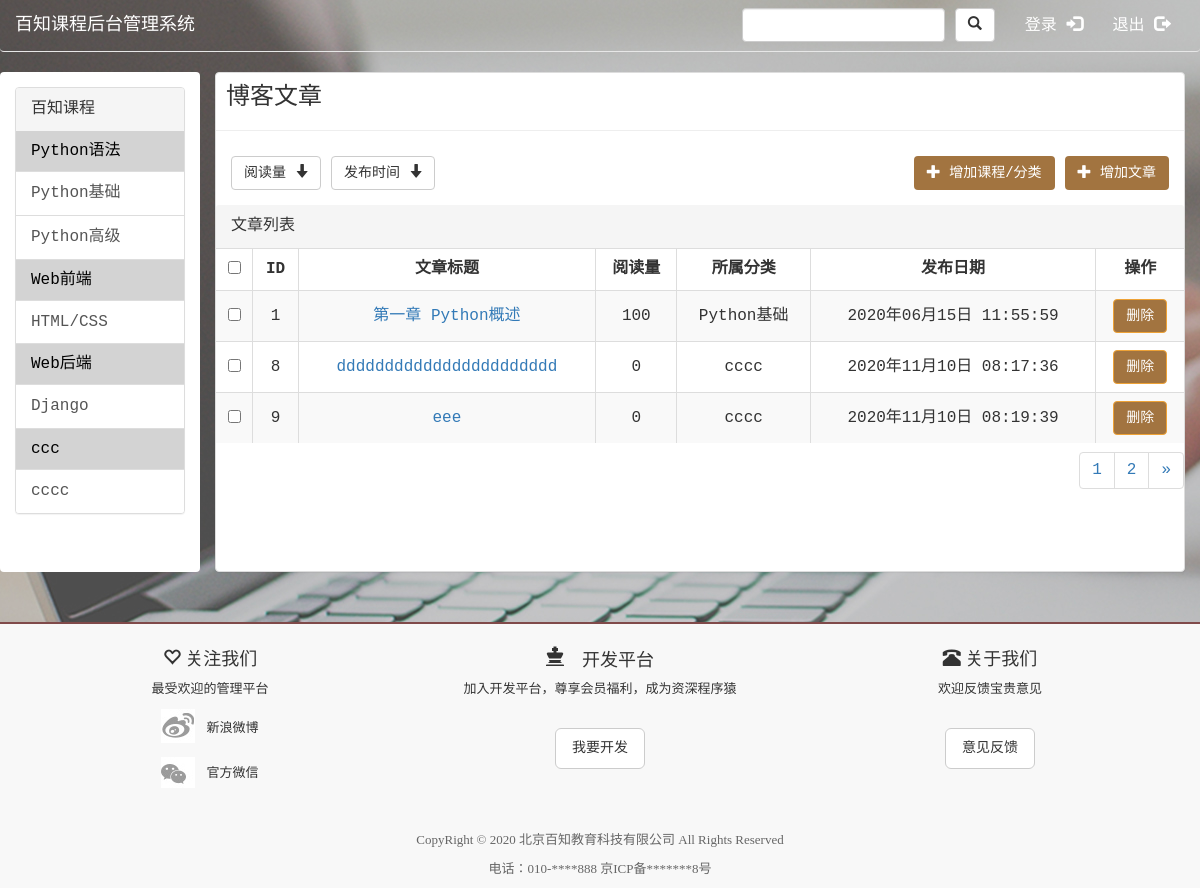
The page / on the database its author committed.
### course/models.py (models this page shows)
class Category(models.Model):
    title = models.CharField(max_length=20)
    level = models.IntegerField()
    parent_id = models.IntegerField(null=True)

class Article(models.Model):
    title = models.CharField(max_length=100)
    publish_time = models.DateTimeField(auto_now_add=True)
    contents = models.TextField()
    page_views = models.IntegerField()
    cate = models.ForeignKey(to=Category, on_delete=models.CASCADE)

### course/views.py (the view)
# urls.py: path('', views.index),
def index(request):
    number = request.GET.get('number', 1)
    cate_list = Category.objects.filter(level=1)
    sub_cate_list = Category.objects.filter(level=2)
    art_list = Article.objects.all()
    paginator = Paginator(object_list=art_list, per_page=3)
    page = paginator.page(number)
    return render(request, 'course/index.html',
                  {'cate_list': cate_list, 'sub_cate_list': sub_cate_list, 'page': page})

### templates/course/index.html (shortened to what this page needs)
<!DOCTYPE html>
<html>
<head>
    <link rel="stylesheet" type="text/css" href="/static/css/bootstrap.css"/>
    <link rel="stylesheet" href="/static/css/bodymain.css">
    <link rel="stylesheet" href="/static/css/home.css">
</head>
<body>
<nav class="navbar navbar-default nav-self">
    <div class="container-fluid">
        <div class="navbar-header">
            <a class="navbar-brand" href="#">百知课程后台管理系统</a>
        </div>
        <div class="collapse navbar-collapse">
            <ul class="nav navbar-nav navbar-right">
                <li>
                    <a href="../user/login.html" role="button">登录 <span class="glyphicon glyphicon-log-in"></span></a>
                </li>
                <li>
                    <a href="../user/logout.html">退出 <span class="glyphicon glyphicon-log-out"></span></a>
                </li>
            </ul>
            <form class="navbar-form navbar-right">
                <div class="form-group">
                    <input type="text" class="form-control" placeholder="">
                </div>
                <div class="btn-group" role="group" aria-label="...">
                    <div class="btn-group" role="group">
                        <button type="button" class="btn btn-default dropdown-toggle" data-toggle="dropdown"
                                aria-haspopup="true" aria-expanded="false">
                            <span class="glyphicon glyphicon-search"></span>
                        </button>
                    </div>
                </div>
            </form>
        </div>
    </div>
</nav>
<div class="container-fluid">
    <div class="row">
        <div class="panel-group col-sm-2 left-side-bar" id="accordion" role="tablist" aria-multiselectable="true">
            <div>
                <div class="panel panel-default">
                    <div class="panel-heading left-side-header">百知课程</div>
                    {% for cate in cate_list %}
                        <div class="course-python"><a
                                href="{% url 'course:article_list' %}?level=1&id={{ cate.id }}">{{ cate.title }}</a>
                        </div>
                        <div class="list-group">
                            {% for sub_cate in sub_cate_list %}
                                {% if sub_cate.parent_id == cate.id %}
                                    <a href="{% url 'course:article_list' %}?level=2&id={{ sub_cate.id }}"
                                       class="list-group-item">{{ sub_cate.title }}</a>
                                {% endif %}
                            {% endfor %}
                        </div>
                    {% endfor %}
                </div>
            </div>
        </div>
        <div class="tab-content col-sm-10 right-side">
            <div class="panel panel-default right-side-content">
                <div class="page-header">
                    <h3>博客文章</h3>
                </div>
                <div class="panel-body caret_parent">
                    <a href="#" class="btn btn-default">阅读量 <span class="glyphicon glyphicon-arrow-down"></span></a>
                    <a href="#" class="btn btn-default">发布时间 <span class="glyphicon glyphicon-arrow-down"></span></a>
                    <a href="{% url 'course:add_article' %}" class="btn pull-right base-color add-course"><span
                            class="glyphicon glyphicon-plus"></span> 增加文章</a>
                    <a href="{% url 'course:add_course' %}" class="btn pull-right base-color"><span
                            class="glyphicon glyphicon-plus"></span> 增加课程/分类</a>
                </div>
                <div class="panel-heading">文章列表</div>
                <table class="table table-bordered table-striped table-hover">
                    <thead>
                    <tr>
                        <th><input type="checkbox"/></th>
                        <th>ID</th>
                        <th>文章标题</th>
                        <th>阅读量</th>
                        <th>所属分类</th>
                        <th>发布日期</th>
                        <th>操作</th>
                    </tr>
                    </thead>
                    <tbody>
                    {% for art in page %}
                        <tr>
                            <td><input type="checkbox" class="checks"/></td>
                            <td>{{ art.id }}</td>
                            <td>
                                <a href="{% url 'course:update_article' %}?id={{ art.id }}">{{ art.title }}</a>
                            </td>
                            <td>
                                {{ art.page_views }}
                            </td>
                            <td>{{ art.cate.title }}</td>
                            <td>
                                {{ art.publish_time|date:'Y年m月d日 H:i:s' }}
                            </td>
                            <td>
                                <a class="btn btn-warning" href="{% url 'course:delete_article' %}?id={{ art.id }}&from=/">删除</a>
                            </td>
                        </tr>
                    {% endfor %}
                    </tbody>
                </table>
                <nav aria-label="Page navigation" class="pull-right pagitor-manager">
                    <ul class="pagination">
                        {% for n in page.paginator.page_range %}
                            <li><a href="/?number={{ n }}">{{ n }}</a></li>
                        {% endfor %}
                        {% if page.has_next %}
                            <li>
                                <a href="/?number={{ page.next_page_number }}" aria-label="Next">
                                    <span aria-hidden="true">&raquo;</span>
                                </a>
                            </li>
                        {% endif %}
                    </ul>
                </nav>
            </div>
        </div>
    </div>
</div>
<div class="footer">
    <div class="container">
        <div class="row">
            <div class="col-sm-4">
                <div class="thumbnail">
                    <div class="caption">
                        <h4><span class="glyphicon glyphicon-heart-empty glyphicon"></span> 关注我们</h4>
                        <p>最受欢迎的管理平台</p>
                        <p><a href="#" class="ic_df"> 新浪微博</a></p>
                        <p><a href="#" class="ic_weichat"> 官方微信</a></p>
                    </div>
                </div>
            </div>
            <div class="col-sm-4">
                <div class="thumbnail">
                    <div class="caption">
                        <h4><span class="glyphicon glyphicon-king"> 开发平台</span></h4>
                        <p>加入开发平台，尊享会员福利，成为资深程序猿</p>
                        <p class="p_idea"><a href="http://www.baizhibest.com"
                                             class="btn btn-default btn-lg idea">我要开发</a></p>
                    </div>
                </div>
            </div>
            <div class="col-sm-4">
                <div class="thumbnail">
                    <div class="caption">
                        <h4><span class="glyphicon glyphicon-phone-alt"></span> 关于我们</h4>
                        <p>欢迎反馈宝贵意见</p>
                        <p class="p_idea"><a href="http://www.baizhibest.com"
                                             class="btn btn-default btn-lg idea">意见反馈</a></p>
                    </div>
                </div>
            </div>
        </div>
        <div class="row">
            <div class="col-sm-12 cp_info">
                <div class="no-mp">
                    <p>CopyRight © 2020 北京百知教育科技有限公司 All Rights Reserved</p>
                    <p>电话：010-****888 京ICP备*******8号</p>
                </div>
            </div>
        </div>
    </div>
</div>
</body>
</html>

### static/css/bodymain.css (style rules this page uses)
.navbar { border: 0; border-bottom: 1px solid transparent; border-color: #e7e7e7; }
.navbar-default { background-color: transparent; }
.navbar-default .navbar-brand,.navbar-default .navbar-nav > li > a { color: white; }
.ic_df { display: inline-block; height: 35px; line-height: 40px; padding-left: 45px; color: #333; background: url("../images/common.png") no-repeat 0 -309px; }
.ic_weichat { display: inline-block; height: 35px; line-height: 40px; padding-left: 45px; color: #333; background: url("../images/common.png") no-repeat 0 -350px; }
.caption { text-align: center; }
.thumbnail { border: 0; background-color: transparent; }
.idea { font-size: 14px; }
.p_idea { margin-top: 30px; }
.cp_info { text-align: center; }
.footer { background-color: #f8f8f8; border-top: 2px solid #804a4a; margin: 30px 0 0 0; font-family: 'Microsoft Yahei'; font-size: 13px; color: #666; }
.page-header { margin-top: -8px; margin-bottom: 10px; padding-left: 10px; }
body { background: url("../images/8.jpg"); }
.left-side-bar { background-color: #fff; height: 500px; border-radius: 4px; padding-top: 15px; }
.left-side-bar > div { background-color: #fff; }
.course-python,.course-h5,.course-back { padding-left: 15px; }
.right-side-content { height: 500px; }
.left-side-bar .course-h5 a, .left-side-bar .course-python a,.left-side-bar .course-back a { color: black; }

### static/css/home.css (style rules this page uses)
body { font-family: SFMono-Regular, Menlo, Monaco, Consolas, "Liberation Mono", "Courier New", monospace;; font-size: 160%; }
.page-header { margin-top: -8px; margin-bottom: 10px; padding-left: 10px; }
.table-bordered > thead > tr > th, .table > tbody > tr > td { vertical-align: middle; }
.base-color { background-color: #a27440; color: white; }
.left-side-bar { background-color: #fff; height: 500px; border-radius: 4px; padding-top: 15px }
.left-side-bar > div { background-color: #fff; }
.course-python, .course-h5, .course-back { padding-left: 15px; height: 40px; line-height: 40px; background-color: lightgray; }
.right-side { height: 500px; }
.right-side-content { height: 500px; }
.pagitor-manager { margin-top: -11px; }
.btn-warning { background-color: #a27440; }
.left-side-bar .course-h5 a, .left-side-bar .course-python a, .left-side-bar .course-back a { color: black; }
.add-course { margin-left: 10px; }

### templates/course/index.html (style rules this page uses)
.table-bordered > thead > tr > th, .table > tbody > tr > td { vertical-align: middle; text-align: center; }

### rows shown on the page
Category: title "Python语法"
Category: title "Python基础"
Category: title "Python高级"
Category: title "Web前端"
Category: title "HTML/CSS"
Category: title "Web后端"
Category: title "Django"
Category: title "ccc"
Category: title "cccc"
Article: id "1", title "第一章 Python概述", page_views "100", cate "Python基础", publish_time "2020年06月15日 11:55:59"
Article: id "8", title "ddddddddddddddddddddddd", page_views "0", cate "cccc", publish_time "2020年11月10日 08:17:36"
Article: id "9", title "eee", page_views "0", cate "cccc", publish_time "2020年11月10日 08:19:39"

### other values the page prints
{{ n }} "1" "2"
